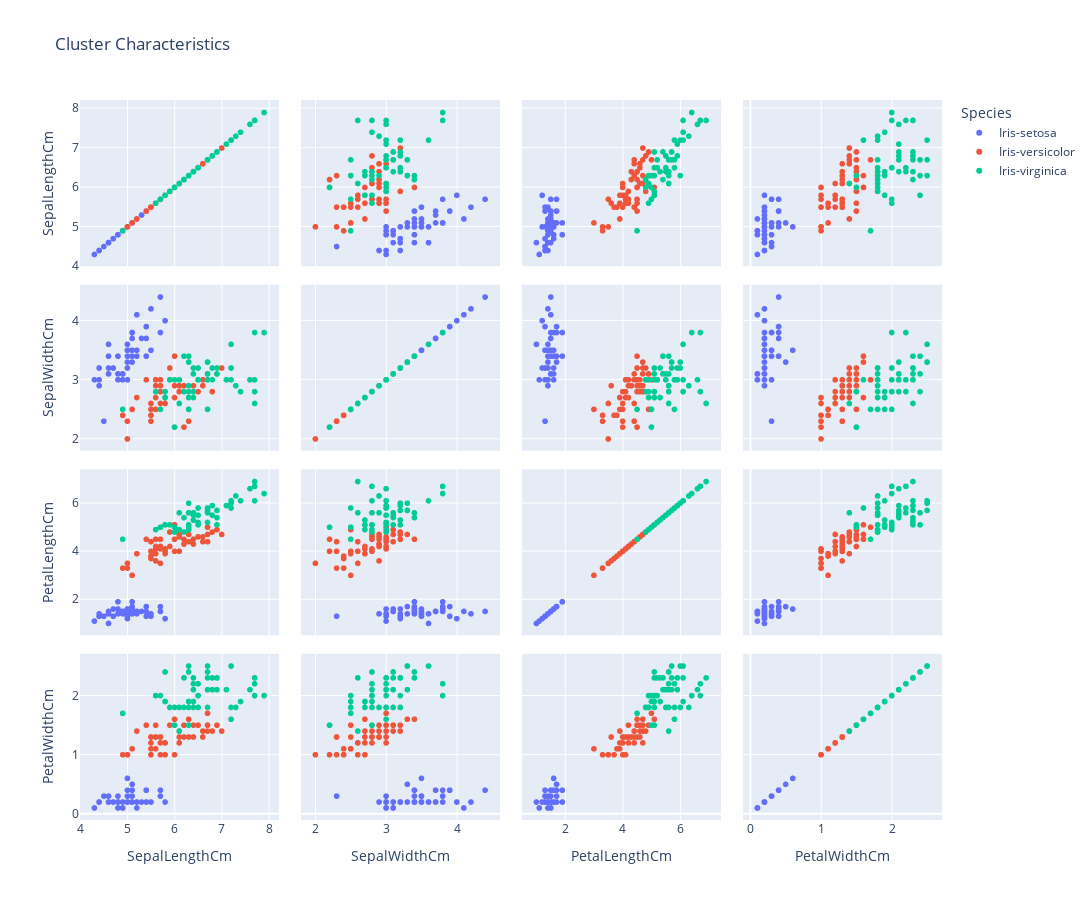

Here is the notebook cell this chart was saved with:
### Code cell
cols = ["SepalLengthCm", "SepalWidthCm", "PetalLengthCm", "PetalWidthCm"]
fig = px.scatter_matrix(data_frame=plot_df, dimensions=cols, color="Species", title='Cluster Characteristics')
# fig.update_traces(showupperhalf=False)
fig.update_layout(height=900, width=1600)
fig.show()

### Figure 1 — Plotly figure (JSON) as saved in the notebook; plotly's stock layout.template omitted (floating-point values rounded to 4 significant figures)
{"data": [{"dimensions": [{"axis": {"matches": true}, "label": "SepalLengthCm", "values": [5.1, 4.9, 4.7, 4.6, 5, 5.4, 4.6, 5, 4.4, 4.9, 5.4, 4.8, 4.8, 4.3, 5.8, 5.7, 5.4, 5.1, 5.7, 5.1, 5.4, 5.1, 4.6, 5.1, 4.8, 5, 5, 5.2, 5.2, 4.7, 4.8, 5.4, 5.2, 5.5, 4.9, 5, 5.5, 4.9, 4.4, 5.1, 5, 4.5, 4.4, 5, 5.1, 4.8, 5.1, 4.6, 5.3, 5]}, {"axis": {"matches": true}, "label": "SepalWidthCm", "values": [3.5, 3, 3.2, 3.1, 3.6, 3.9, 3.4, 3.4, 2.9, 3.1, 3.7, 3.4, 3, 3, 4, 4.4, 3.9, 3.5, 3.8, 3.8, 3.4, 3.7, 3.6, 3.3, 3.4, 3, 3.4, 3.5, 3.4, 3.2, 3.1, 3.4, 4.1, 4.2, 3.1, 3.2, 3.5, 3.1, 3, 3.4, 3.5, 2.3, 3.2, 3.5, 3.8, 3, 3.8, 3.2, 3.7, 3.3]}, {"axis": {"matches": true}, "label": "PetalLengthCm", "values": [1.4, 1.4, 1.3, 1.5, 1.4, 1.7, 1.4, 1.5, 1.4, 1.5, 1.5, 1.6, 1.4, 1.1, 1.2, 1.5, 1.3, 1.4, 1.7, 1.5, 1.7, 1.5, 1, 1.7, 1.9, 1.6, 1.6, 1.5, 1.4, 1.6, 1.6, 1.5, 1.5, 1.4, 1.5, 1.2, 1.3, 1.5, 1.3, 1.5, 1.3, 1.3, 1.3, 1.6, 1.9, 1.4, 1.6, 1.4, 1.5, 1.4]}, {"axis": {"matches": true}, "label": "PetalWidthCm", "values": [0.2, 0.2, 0.2, 0.2, 0.2, 0.4, 0.3, 0.2, 0.2, 0.1, 0.2, 0.2, 0.1, 0.1, 0.2, 0.4, 0.4, 0.3, 0.3, 0.3, 0.2, 0.4, 0.2, 0.5, 0.2, 0.2, 0.4, 0.2, 0.2, 0.2, 0.2, 0.4, 0.1, 0.2, 0.1, 0.2, 0.2, 0.1, 0.2, 0.2, 0.3, 0.3, 0.2, 0.6, 0.4, 0.3, 0.2, 0.2, 0.2, 0.2]}], "hovertemplate": "Species=Iris-setosa<br>%{xaxis.title.text}=%{x}<br>%{yaxis.title.text}=%{y}<extra></extra>", "legendgroup": "Iris-setosa", "marker": {"color": "#636efa", "symbol": "circle"}, "name": "Iris-setosa", "showlegend": true, "type": "splom"}, {"dimensions": [{"axis": {"matches": true}, "label": "SepalLengthCm", "values": [7, 6.4, 6.9, 5.5, 6.5, 5.7, 6.3, 4.9, 6.6, 5.2, 5, 5.9, 6, 6.1, 5.6, 6.7, 5.6, 5.8, 6.2, 5.6, 5.9, 6.1, 6.3, 6.1, 6.4, 6.6, 6.8, 6.7, 6, 5.7, 5.5, 5.5, 5.8, 6, 5.4, 6, 6.7, 6.3, 5.6, 5.5, 5.5, 6.1, 5.8, 5, 5.6, 5.7, 5.7, 6.2, 5.1, 5.7]}, {"axis": {"matches": true}, "label": "SepalWidthCm", "values": [3.2, 3.2, 3.1, 2.3, 2.8, 2.8, 3.3, 2.4, 2.9, 2.7, 2, 3, 2.2, 2.9, 2.9, 3.1, 3, 2.7, 2.2, 2.5, 3.2, 2.8, 2.5, 2.8, 2.9, 3, 2.8, 3, 2.9, 2.6, 2.4, 2.4, 2.7, 2.7, 3, 3.4, 3.1, 2.3, 3, 2.5, 2.6, 3, 2.6, 2.3, 2.7, 3, 2.9, 2.9, 2.5, 2.8]}, {"axis": {"matches": true}, "label": "PetalLengthCm", "values": [4.7, 4.5, 4.9, 4, 4.6, 4.5, 4.7, 3.3, 4.6, 3.9, 3.5, 4.2, 4, 4.7, 3.6, 4.4, 4.5, 4.1, 4.5, 3.9, 4.8, 4, 4.9, 4.7, 4.3, 4.4, 4.8, 5, 4.5, 3.5, 3.8, 3.7, 3.9, 5.1, 4.5, 4.5, 4.7, 4.4, 4.1, 4, 4.4, 4.6, 4, 3.3, 4.2, 4.2, 4.2, 4.3, 3, 4.1]}, {"axis": {"matches": true}, "label": "PetalWidthCm", "values": [1.4, 1.5, 1.5, 1.3, 1.5, 1.3, 1.6, 1, 1.3, 1.4, 1, 1.5, 1, 1.4, 1.3, 1.4, 1.5, 1, 1.5, 1.1, 1.8, 1.3, 1.5, 1.2, 1.3, 1.4, 1.4, 1.7, 1.5, 1, 1.1, 1, 1.2, 1.6, 1.5, 1.6, 1.5, 1.3, 1.3, 1.3, 1.2, 1.4, 1.2, 1, 1.3, 1.2, 1.3, 1.3, 1.1, 1.3]}], "hovertemplate": "Species=Iris-versicolor<br>%{xaxis.title.text}=%{x}<br>%{yaxis.title.text}=%{y}<extra></extra>", "legendgroup": "Iris-versicolor", "marker": {"color": "#EF553B", "symbol": "circle"}, "name": "Iris-versicolor", "showlegend": true, "type": "splom"}, {"dimensions": [{"axis": {"matches": true}, "label": "SepalLengthCm", "values": [6.3, 5.8, 7.1, 6.3, 6.5, 7.6, 4.9, 7.3, 6.7, 7.2, 6.5, 6.4, 6.8, 5.7, 5.8, 6.4, 6.5, 7.7, 7.7, 6, 6.9, 5.6, 7.7, 6.3, 6.7, 7.2, 6.2, 6.1, 6.4, 7.2, 7.4, 7.9, 6.4, 6.3, 6.1, 7.7, 6.3, 6.4, 6, 6.9, 6.7, 6.9, 5.8, 6.8, 6.7, 6.7, 6.3, 6.5, 6.2, 5.9]}, {"axis": {"matches": true}, "label": "SepalWidthCm", "values": [3.3, 2.7, 3, 2.9, 3, 3, 2.5, 2.9, 2.5, 3.6, 3.2, 2.7, 3, 2.5, 2.8, 3.2, 3, 3.8, 2.6, 2.2, 3.2, 2.8, 2.8, 2.7, 3.3, 3.2, 2.8, 3, 2.8, 3, 2.8, 3.8, 2.8, 2.8, 2.6, 3, 3.4, 3.1, 3, 3.1, 3.1, 3.1, 2.7, 3.2, 3.3, 3, 2.5, 3, 3.4, 3]}, {"axis": {"matches": true}, "label": "PetalLengthCm", "values": [6, 5.1, 5.9, 5.6, 5.8, 6.6, 4.5, 6.3, 5.8, 6.1, 5.1, 5.3, 5.5, 5, 5.1, 5.3, 5.5, 6.7, 6.9, 5, 5.7, 4.9, 6.7, 4.9, 5.7, 6, 4.8, 4.9, 5.6, 5.8, 6.1, 6.4, 5.6, 5.1, 5.6, 6.1, 5.6, 5.5, 4.8, 5.4, 5.6, 5.1, 5.1, 5.9, 5.7, 5.2, 5, 5.2, 5.4, 5.1]}, {"axis": {"matches": true}, "label": "PetalWidthCm", "values": [2.5, 1.9, 2.1, 1.8, 2.2, 2.1, 1.7, 1.8, 1.8, 2.5, 2, 1.9, 2.1, 2, 2.4, 2.3, 1.8, 2.2, 2.3, 1.5, 2.3, 2, 2, 1.8, 2.1, 1.8, 1.8, 1.8, 2.1, 1.6, 1.9, 2, 2.2, 1.5, 1.4, 2.3, 2.4, 1.8, 1.8, 2.1, 2.4, 2.3, 1.9, 2.3, 2.5, 2.3, 1.9, 2, 2.3, 1.8]}], "hovertemplate": "Species=Iris-virginica<br>%{xaxis.title.text}=%{x}<br>%{yaxis.title.text}=%{y}<extra></extra>", "legendgroup": "Iris-virginica", "marker": {"color": "#00cc96", "symbol": "circle"}, "name": "Iris-virginica", "showlegend": true, "type": "splom"}], "layout": {"dragmode": "select", "height": 900, "legend": {"title": {"text": "Species"}, "tracegroupgap": 0}, "title": {"text": "Cluster Characteristics"}, "width": 1600}}
